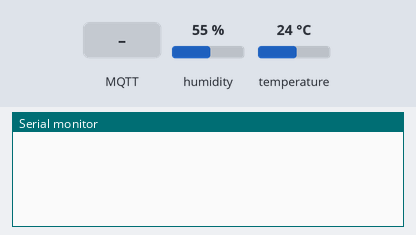
A sketch run on a simulated ESP32. Shown: the last lines printed to the serial monitor. The test bench sets the inputs (shaded band); at power-on: humidity 55 %, temperature 24 °C. WiFi joins after 1.5 s; servers stay silent unless stated; no MQTT or app messages arrive unless stated.

Above: at 2.7 s.
2.8 s: MQTT message "5" arrives on the first subscribed topic
At 4.0 s:
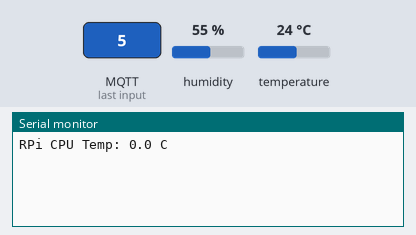
4.3 s: MQTT message "5" arrives on the second subscribed topic
At 5.2 s:
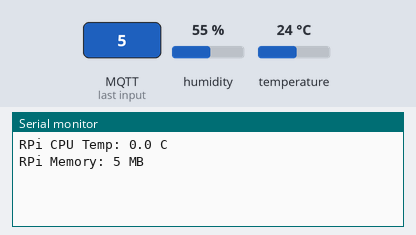
5.8 s: MQTT message "on" arrives on the second subscribed topic
At 6.3 s:
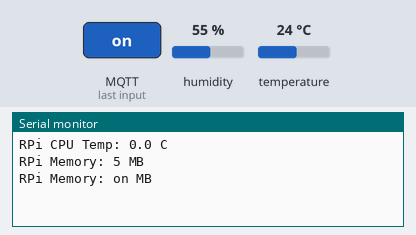
7.3 s: MQTT message "off" arrives on the second subscribed topic
At 8.5 s:
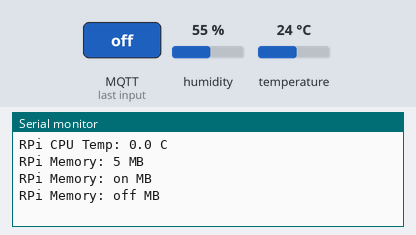
8.8 s: MQTT message "5" arrives on the third subscribed topic
At 9.8 s:
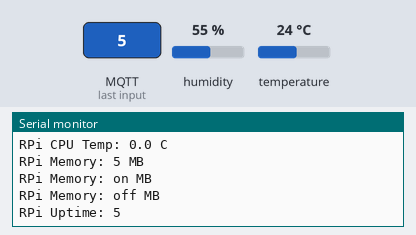
10.3 s: MQTT message "on" arrives on the third subscribed topic
At 10.9 s:
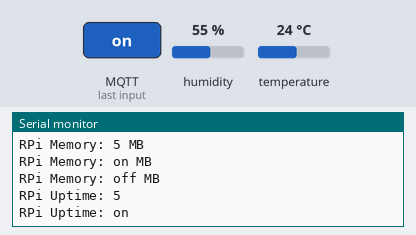

Measured:
- after the input at 2.8 s, the serial monitor: prints a new line at once (image 1)
- after the input at 4.3 s, the serial monitor: prints a new line at once (image 2)
- after the input at 5.8 s, the serial monitor: prints a new line at once (image 3)
- after the input at 7.3 s, the serial monitor: prints a new line at once (image 4)
- after the input at 8.8 s, the serial monitor: prints a new line at once (image 5)
- after the input at 10.3 s, the serial monitor: prints a new line at once (image 6)

The sketch:

esp32_mqtt_client.ino
```cpp
// ESP32 MQTT IoT Gateway Client
// Connects to Raspberry Pi MQTT broker
// Publishes DHT11 sensor data
// Subscribes to RPi sensor data
//
// Hardware:
// - ESP32 Dev Module
// - DHT11 sensor on GPIO 4
//
// Dependencies:
// - PubSubClient by Nick O'Leary
// - DHT sensor library by Adafruit
// - Adafruit Unified Sensor

#include <WiFi.h>
#include <PubSubClient.h>
#include <DHT.h>

const char* WIFI_SSID     = "YOUR_WIFI_SSID";
const char* WIFI_PASSWORD = "YOUR_WIFI_PASSWORD";
const char* MQTT_BROKER   = "192.168.0.114";
const int   MQTT_PORT     = 1883;
const char* DEVICE_ID     = "esp32-01";

#define DHT_PIN  4
#define DHT_TYPE DHT11
DHT dht(DHT_PIN, DHT_TYPE);

const char* TOPIC_TEMP     = "esp32/sensor/temperature";
const char* TOPIC_HUMIDITY = "esp32/sensor/humidity";
const char* TOPIC_STATUS   = "esp32/status/online";
const char* TOPIC_RPI_CPU    = "rpi/sensor/cpu_temp";
const char* TOPIC_RPI_MEMORY = "rpi/sensor/memory";
const char* TOPIC_RPI_UPTIME = "rpi/sensor/uptime";

const long PUBLISH_INTERVAL = 5000;
unsigned long lastPublishTime = 0;

WiFiClient espClient;
PubSubClient mqttClient(espClient);

void mqttCallback(char* topic, byte* payload, unsigned int length) {
    String message = "";
    for (int i = 0; i < length; i++) message += (char)payload[i];

    if (String(topic) == TOPIC_RPI_CPU) {
        float temp_c = message.toFloat() / 1000.0;
        Serial.printf("RPi CPU Temp: %.1f C\n", temp_c);
    } else if (String(topic) == TOPIC_RPI_MEMORY) {
        Serial.printf("RPi Memory: %s MB\n", message.c_str());
    } else if (String(topic) == TOPIC_RPI_UPTIME) {
        Serial.printf("RPi Uptime: %s\n", message.c_str());
    }
}

void connectWiFi() {
    WiFi.begin(WIFI_SSID, WIFI_PASSWORD);
    while (WiFi.status() != WL_CONNECTED) { delay(500); }
}

void connectMQTT() {
    while (!mqttClient.connected()) {
        if (mqttClient.connect(DEVICE_ID)) {
            mqttClient.publish(TOPIC_STATUS, "online", true);
            mqttClient.subscribe(TOPIC_RPI_CPU);
            mqttClient.subscribe(TOPIC_RPI_MEMORY);
            mqttClient.subscribe(TOPIC_RPI_UPTIME);
        } else {
            delay(5000);
        }
    }
}

void setup() {
    Serial.begin(115200);
    dht.begin();
    connectWiFi();
    mqttClient.setServer(MQTT_BROKER, MQTT_PORT);
    mqttClient.setCallback(mqttCallback);
    connectMQTT();
}

void loop() {
    if (WiFi.status() != WL_CONNECTED) connectWiFi();
    if (!mqttClient.connected()) connectMQTT();
    mqttClient.loop();

    unsigned long now = millis();
    if (now - lastPublishTime >= PUBLISH_INTERVAL) {
        lastPublishTime = now;
        float humidity    = dht.readHumidity();
        float temperature = dht.readTemperature();
        if (!isnan(humidity) && !isnan(temperature)) {
            char temp_str[10], hum_str[10];
            dtostrf(temperature, 4, 1, temp_str);
            dtostrf(humidity,    4, 1, hum_str);
            mqttClient.publish(TOPIC_TEMP,     temp_str);
            mqttClient.publish(TOPIC_HUMIDITY, hum_str);
        }
    }
}
```
